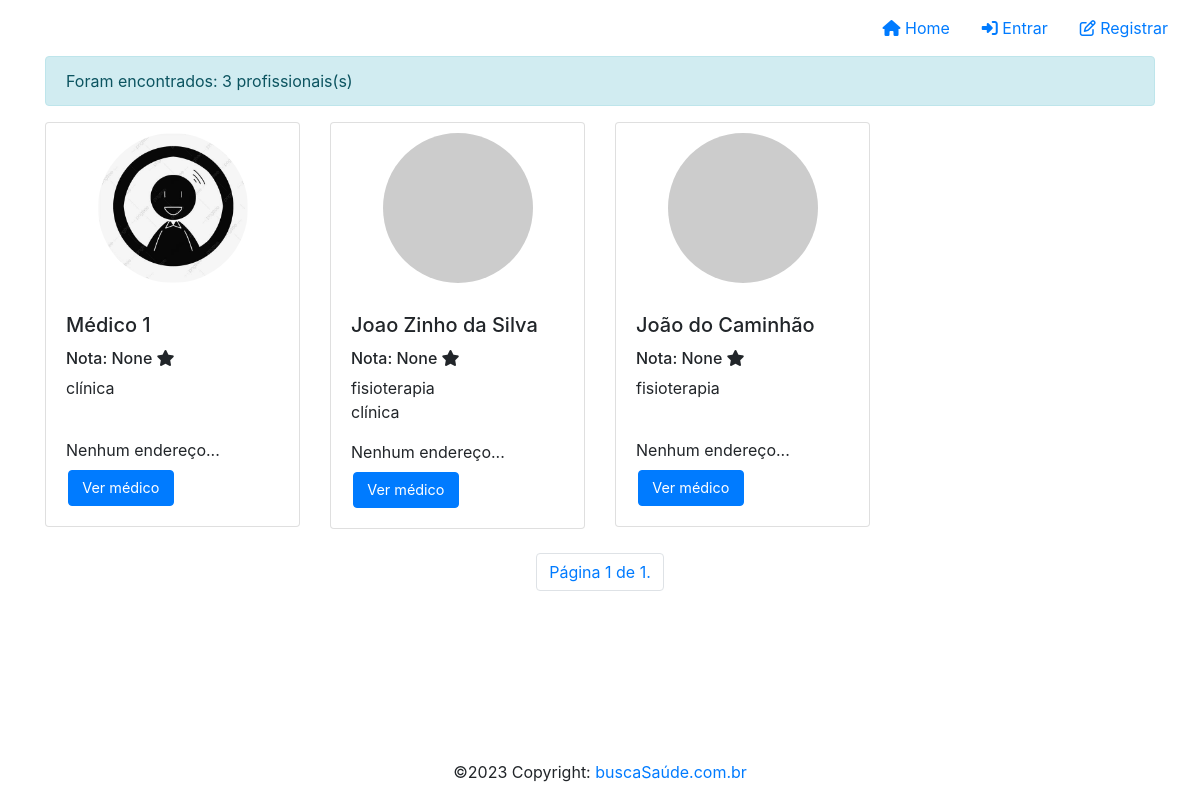
Screenshot of /professional/ with the database file from the repository.
### buscaSaude/models/Profile.py (models this page shows, shortened)
class Profile(Base):
    user = models.OneToOneField(User, on_delete=models.CASCADE)
    perfil = models.IntegerField(choices=PROFILE_TYPE, default=3)
    data_nascimento = models.DateField(default=None, null=True, blank=True)
    user_image_profile = models.ImageField(null=True, blank=True)
    favoritos = models.ManyToManyField(User, blank=True, related_name="favoritos")
    especialidades = models.ManyToManyField("Especialidade")
    enderecos = models.ManyToManyField("Endereco")
    token = models.CharField(max_length=255, null=True, blank=True)
    def exibir_avaliacoes(self):
        from .Avaliacao import Avalicao
        try:
            avaliacoes = Avalicao.objects.filter(user__avaliado=self.user).aggregate(Sum('value'), Count('user'))
            if avaliacoes["user__count"] > 0:
                avaliacao_media = avaliacoes["value__sum"] / avaliacoes["user__count"]
                avaliacao_media = round(avaliacao_media, 2)
                return avaliacao_media
            return "Sem avaliações"
        except:
            pass

### buscaSaude/models/Especialidade.py (models this page shows)
class Especialidade(Base):
    especialidade = models.CharField(null=False, max_length=100)
    def __str__(self):
        return self.especialidade

### buscaSaude/views/ProfessionalView.py (the view)
def list_professional_view(request):
    nome = request.GET.get("username")
    especialidade = request.GET.get("especialidade")
    bairro = request.GET.get("bairro")
    cidade = request.GET.get("cidade")
    estado = request.GET.get("uf")
    professionals = Profile.objects.filter(perfil=2)
    if nome is not None and nome != "":
        professionals = professionals.filter(Q(user__fisrt_name__contains=nome) | Q(user__username__contains=nome))
    if especialidade is not None:
        professionals = professionals.filter(especialidades__id=especialidade)
    if bairro is not None:
        professionals = professionals.filter(enderecos__bairro=bairro)
    else:
        if cidade is not None:
            professionals = professionals.filter(enderecos__bairro_cidade=cidade)
        elif estado is not None:
            professionals = professionals.filter(enderecos__bairro_cidade_uf=estado)
    if len(professionals) > 0:
        paginator = Paginator(professionals, 8)
        page = request.GET.get('page')
        professionals = paginator.get_page(page)
    get_copy = request.GET.copy()
    parameters = get_copy.pop("page", True) and get_copy.urlencode()
    context = {
        "professionals": professionals,
        "parameters": parameters
    }
    return render(request, template_name="professional/professionals.html", context=context, status=200)

### buscaSaude/templates/professional/professionals.html (shortened to what this page needs)
{% extends "base.html" %}
{% load static %}
{% block content %}
<div id="content">
    <div class="container">
        <div class="alert alert-info">
            Foram encontrados: {{ professionals | length }} profissionais(s)
        </div>
        <div class="row">
            {% for professional in professionals %}
            <div class="col-xs-12 col-md-3 col-lg-3">
                <div class="card mb-4">
                    <div class="image-circle" style="background-image:url('../buscaSaudeAdmin/media/{{professional.user_image_profile}}');"></div>
                    <div class="card-body">
                        <h5 class="card-title">{{professional.user.get_full_name}}</h5>
                        <h6>Nota: {{professional.exibir_avaliacoes}}
                            <i class="fa fa-star"></i>
                        </h6>
                        <ul class="specialties">
                            {% for especialidade in professional.especialidades.all %}
                            <li>{{especialidade}}</li>
                            {% endfor %}
                        </ul>
                        <div class="address mb-2" title="{{medic.addresses.first.address}}" alt="{{medic.addresses.first.address}}">
                            {{medic.addresses.first.address | default:"Nenhum endereço." | slice:":15"}}...
                        </div>
                        <a href="{% url 'profile' professional.user.id %}" class="btn btn-primary btn-card">
                            Ver médico
                        </a>
                    </div>
                </div>
            </div>
            {% endfor %}
        </div>
        <div class="row">
            <nav aria-label="Page navigation" class="navigation">
                <ul class="pagination">
                    <li class="page-item">
                        <a class="page-link" href="#">
                            Página {{ professionals.number }} de {{ professionals.paginator.num_pages }}.
                        </a>
                    </li>
                </ul>
            </nav>
        </div>
    </div>
</div>
{% endblock %}

### buscaSaude/static/css/global.css (style rules this page uses)
#content { min-height: calc(100vh - 112px); }
.image-circle { width: 150px; height: 150px; border-radius: 100%; margin: 10px auto; background-size: contain; background-color: #ccc; }
.btn-card { width: 49.5%; float: left; font-size: 0.9em; }
.btn-card:last-child { margin-left: 1%; }
.specialties { padding: 0; list-style: none; min-height: 46px; }
.navigation { margin: 0 auto; }

### rows the page displays
Profile: user_image_profile (picture), user.get_full_name "Médico 1", exibir_avaliacoes "None", addresses.first.address "Nenhum endereço"
Especialidade: especialidade "clínica"
Profile: user.get_full_name "Joao Zinho da Silva", exibir_avaliacoes "None", addresses.first.address "Nenhum endereço"
Especialidade: especialidade "fisioterapia"
Profile: user.get_full_name "João do Caminhão", exibir_avaliacoes "None", addresses.first.address "Nenhum endereço"

### other values shown
{{ professionals | length }} "3"
{{ professionals.number }} "1"
{{ professionals.paginator.num_pages }} "1"
